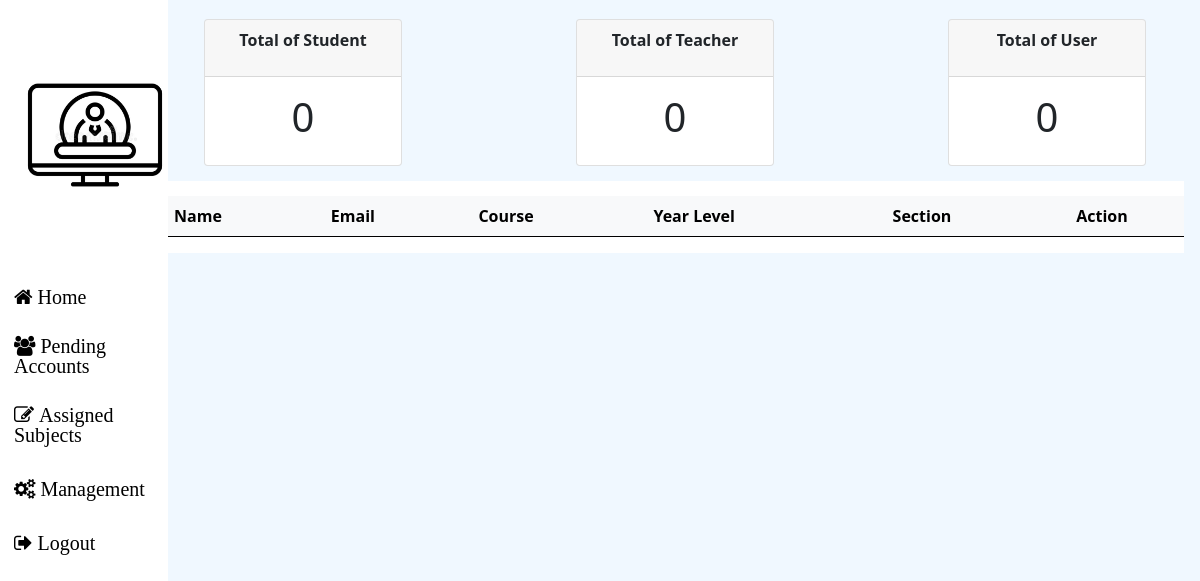
/registrar_form/index.php (signed in), run on an earlier commit of the app's database.
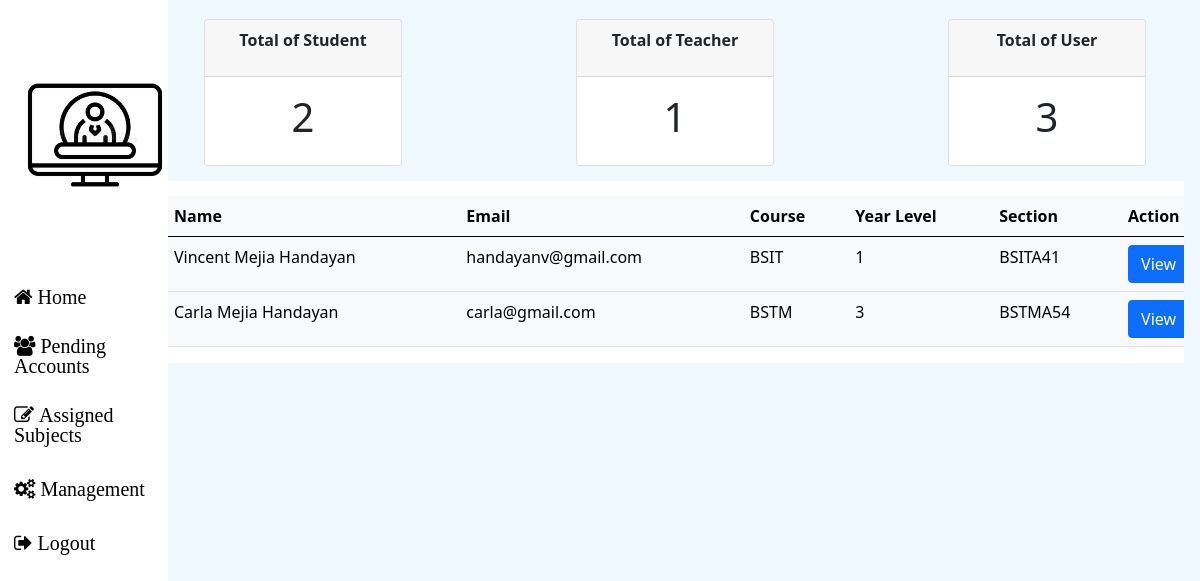
And on a later commit of the database.
### tables this page shows
CREATE TABLE `account` (
  `LRN` int(100) NOT NULL,
  `ID` int(11) NOT NULL,
  `Firstname` varchar(100) NOT NULL,
  `Middlename` varchar(100) NOT NULL,
  `Lastname` varchar(100) NOT NULL,
  `Suffix` varchar(100) NOT NULL,
  `Username` varchar(100) NOT NULL,
  `Address` varchar(500) NOT NULL,
  `Place_Of_Birth` varchar(100) NOT NULL,
  `Nationality` varchar(100) NOT NULL,
  `Religion` varchar(100) NOT NULL,
  `Email` varchar(100) NOT NULL,
  `Password` varchar(500) NOT NULL,
  `Phone` varchar(100) NOT NULL,
  `Gender` varchar(100) NOT NULL,
  `Course` varchar(100) NOT NULL,
  `Section` varchar(100) NOT NULL,
  `year` varchar(100) NOT NULL,
  `Birthdate` date NOT NULL,
  `Role` varchar(100) NOT NULL,
  `Status` varchar(100) NOT NULL,
  `verification_code` int(100) NOT NULL,
  `creation_time` timestamp NOT NULL DEFAULT current_timestamp()
);

### registrar_form/body/card.php
<?php
include  '../Connection/db.php';
$sum_all = mysqli_query($con, "SELECT COUNT(Firstname) as first FROM account WHERE Role='Student' AND Status='Active'");
$row_count = mysqli_fetch_assoc($sum_all);
$teacher_count = mysqli_query($con, "SELECT COUNT(firstname) as teacher_name FROM account WHERE Role='Teacher' AND Status='Active'");
$row_teacher = mysqli_fetch_assoc($teacher_count);
$total_user = mysqli_query($con,"SELECT COUNT(firstname) as all_name FROM account WHERE Status='Active' AND Role='Student' OR Status='Active' AND Role='Teacher'");
$row_all_user = mysqli_fetch_assoc($total_user);
?>
<br>
<div class="container" id="card_tally">
    <div class="row">
        <div class="col-sm">
            <div class="card">
                <div class="card-header">
                <p>Total of Student</p>
                </div>
                <div class="card-body">
                    <h1><?= $row_count['first'] ?></h1>
                </div>
            </div>
        </div>
        <div class="col-sm">
        <div class="card">
            <div class="card-header">
            <p>Total of Teacher</p>
            </div>
                <div class="card-body">
                    <h1><?= $row_teacher['teacher_name'] ?></h1>
                </div>
            </div>
        </div>
        <div class="col-sm">
        <div class="card">
            <div class="card-header">
            <p>Total of User</p>
            </div>
                <div class="card-body">
                    <h1><?= $row_all_user['all_name'] ?></h1>
                </div>
            </div>
        </div>
    </div>
</div>

### registrar_form/body/table.php (shortened to what this page needs)
<div class="container-fluid">
    <div class="container">
        <div class="table table-responsive">
            <table class="table table-light" id="example">
                <thead>
                    <tr>
                        <th>Name</th>
                        <th>Email</th>
                        <th>Course</th>
                        <th>Year Level</th>
                        <th>Section</th>
                        <th>Action</th>
                    </tr>
                </thead>
                <tbody>
                    <?php
     $check_account = mysqli_query($con,"SELECT * FROM account WHERE role='Student' AND Status='Active'");
     if(mysqli_num_rows($check_account) >=1){
        while($row_account = mysqli_fetch_assoc($check_account)){
            ?>
                    <tr>
                        <td><?= $row_account['Firstname'].' '.$row_account['Middlename'].' '.$row_account['Lastname'] ?>
                        </td>
                        <td><?= $row_account['Email']?></td>
                        <td><?= $row_account['Course'] ?></td>
                        <td><?= $row_account['year'] ?></td>
                        <td><?= $row_account['Section'] ?></td>
                        <td>
                            <div class="btn btn-primary" onclick="view_student_list(<?= $row_account['ID']?>)">View
                            </div>
                        </td>
                    </tr>
                    <?php
        }
     }
     ?>
                </tbody>
            </table>
        </div>
    </div>
</div>

What changed in the data, as far as the page shows it:
added account: Firstname "Vincent", Middlename "Mejia", Lastname "Handayan", Email "handayanv@gmail.com", Course "BSIT", year "1", Section "BSITA41"
added account: Firstname "Carla", Middlename "Mejia", Lastname "Handayan", Email "carla@gmail.com", Course "BSTM", year "3", Section "BSTMA54"
Also different on the page:
$row_count['first']: "0" → "2"
$row_teacher['teacher_name']: "0" → "1"
$row_all_user['all_name']: "0" → "3"
